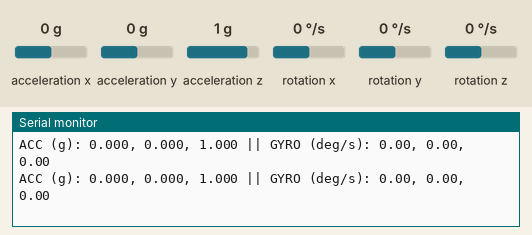
This program was run on a simulated ESP32. On the bench: the last lines printed to the serial monitor. Wiring (inferred from the names in the program): MPU-6050 motion sensor at I2C address 0x68. The inputs (shaded band) are chosen by the test bench; at power-on: acceleration x 0 g, acceleration y 0 g, acceleration z 1 g, rotation x 0 °/s, rotation y 0 °/s, rotation z 0 °/s.

Above: at 8.3 s.
8.4 s: acceleration x set to -1.4 g
At 8.67 s:
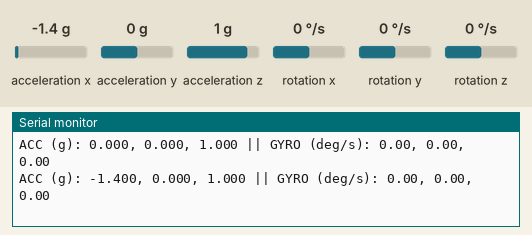
9.9 s: acceleration y set to -1.4 g
At 10.09 s:
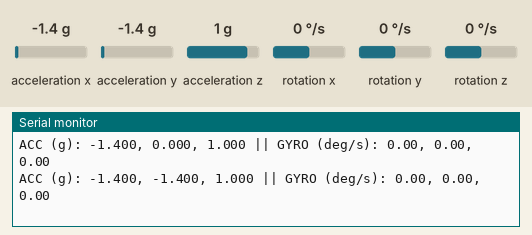
11.4 s: acceleration z set to -1.4 g
At 11.5 s:
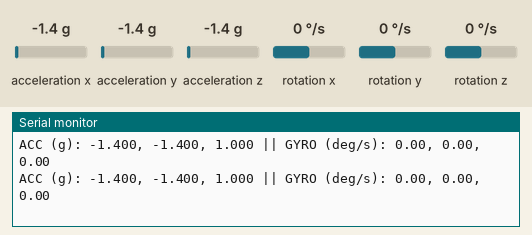
12.9 s: rotation x set to -192 °/s
At 12.91 s:
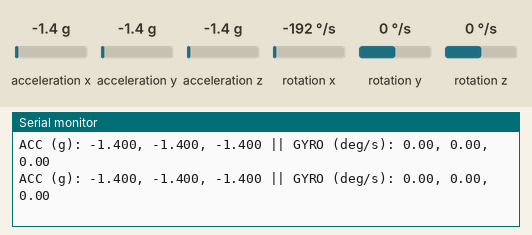
14.4 s: rotation y set to -192 °/s
At 14.53 s:
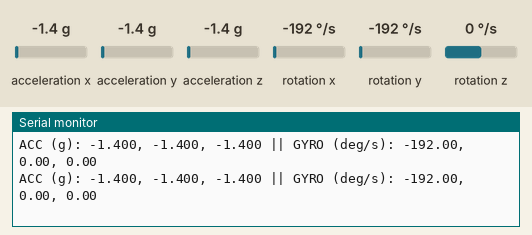

The program:

main.cpp
```cpp
#include <Arduino.h>
#include <Wire.h>

const int MPU_addr = 0x68;

// Raw data
int16_t AccX, AccY, AccZ;
int16_t GyroX, GyroY, GyroZ;

// Offsets
float accX_offset = 0, accY_offset = 0, accZ_offset = 0;
float gyroX_offset = 0, gyroY_offset = 0, gyroZ_offset = 0;

// --- Read MPU6050 ---
void readMPU() {
  Wire.beginTransmission(MPU_addr);
  Wire.write(0x3B);
  Wire.endTransmission(false);
  Wire.requestFrom(MPU_addr, 14, true);

  AccX = Wire.read() << 8 | Wire.read();
  AccY = Wire.read() << 8 | Wire.read();
  AccZ = Wire.read() << 8 | Wire.read();

  Wire.read(); Wire.read(); // skip temp

  GyroX = Wire.read() << 8 | Wire.read();
  GyroY = Wire.read() << 8 | Wire.read();
  GyroZ = Wire.read() << 8 | Wire.read();
}

void setup() {
  Serial.begin(115200);
  Wire.begin(21, 22);

  // Wake MPU6050
  Wire.beginTransmission(MPU_addr);
  Wire.write(0x6B);
  Wire.write(0);
  Wire.endTransmission(true);

  Serial.println("Calibrating... KEEP SENSOR STILL");

  // --- Calibration ---
  for (int i = 0; i < 2000; i++) {
    readMPU();

    accX_offset += AccX;
    accY_offset += AccY;
    accZ_offset += AccZ;

    gyroX_offset += GyroX;
    gyroY_offset += GyroY;
    gyroZ_offset += GyroZ;

    delay(2);
  }

  accX_offset /= 2000;
  accY_offset /= 2000;
  accZ_offset = (accZ_offset / 2000) - 16384; // remove gravity

  gyroX_offset /= 2000;
  gyroY_offset /= 2000;
  gyroZ_offset /= 2000;

  Serial.println("Calibration Done\n");
}


void loop() {
  readMPU();

  // Apply calibration + convert units
  float Ax = (AccX - accX_offset) / 16384.0;
  float Ay = (AccY - accY_offset) / 16384.0;
  float Az = (AccZ - accZ_offset) / 16384.0;

  float Gx = (GyroX - gyroX_offset) / 131.0;
  float Gy = (GyroY - gyroY_offset) / 131.0;
  float Gz = (GyroZ - gyroZ_offset) / 131.0;

  // Print clean output
  Serial.print("ACC (g): ");
  Serial.print(Ax, 3); Serial.print(", ");
  Serial.print(Ay, 3); Serial.print(", ");
  Serial.print(Az, 3);

  Serial.print(" || GYRO (deg/s): ");
  Serial.print(Gx, 2); Serial.print(", ");
  Serial.print(Gy, 2); Serial.print(", ");
  Serial.println(Gz, 2);

  delay(200);
}
```

Measured:
- after the input at 8.4 s, the serial monitor: prints a new line after 0.12 s (image 1)
- after the input at 9.9 s, the serial monitor: prints a new line at once (image 2)
